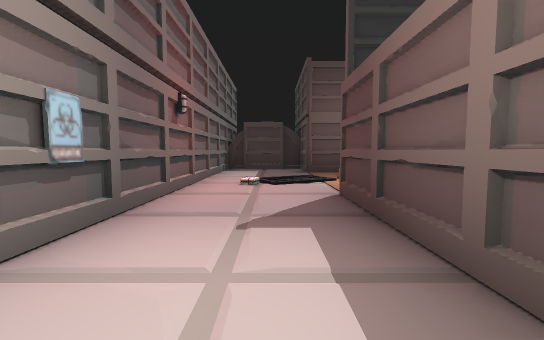
view 1 (above)

19 first-person views from a walk through a 3-D level made in the Unity game engine. The camera is 1.2 m above the floor, tilts 4° down and sees 90° across. Doors are open. The floor is counted in squares, 2 m on a side. Each view is taken from the middle of a square. On the plan, view 1 faces up. The plan holds only what a view shows up to about 9 squares ahead; the rest is blank. The place goes on beyond the plan. The player is left out. Some animated figures are left out.

view 2
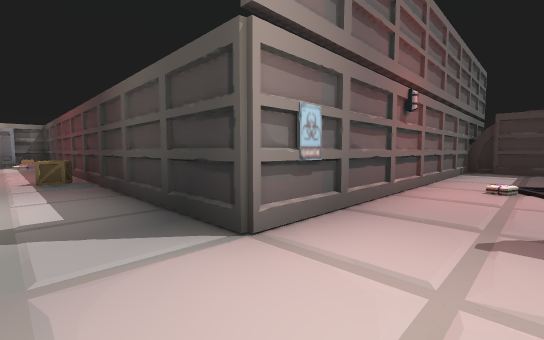

view 3
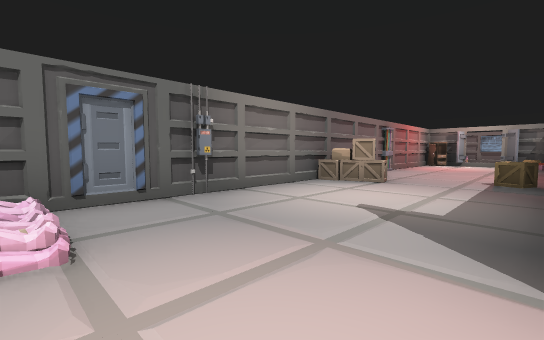

view 4
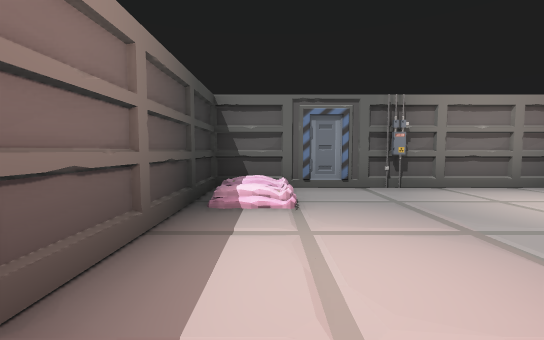

view 5
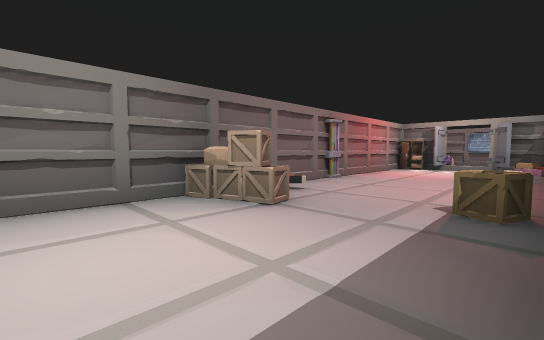

view 6
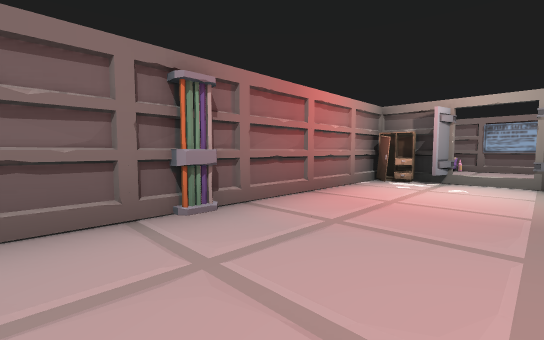

view 7
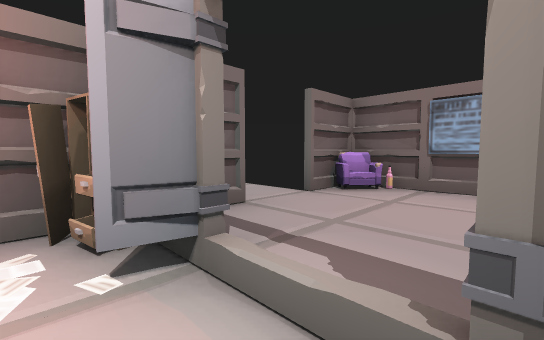

view 8
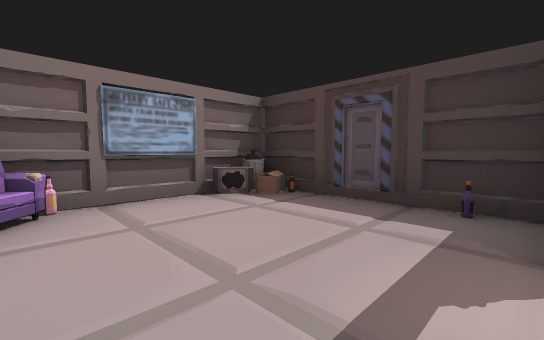

view 9
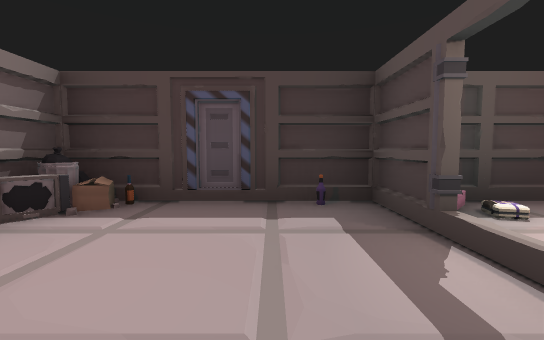

view 10
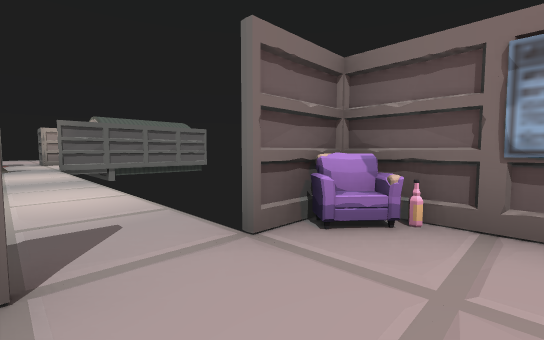

view 11
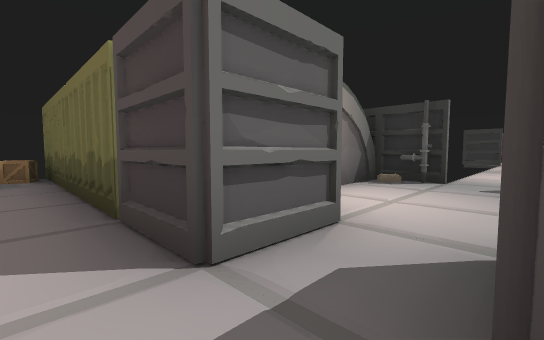

view 12
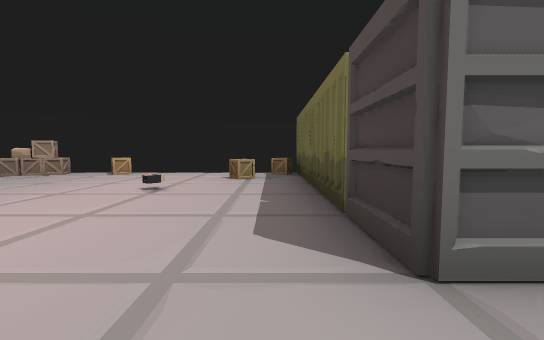

view 13
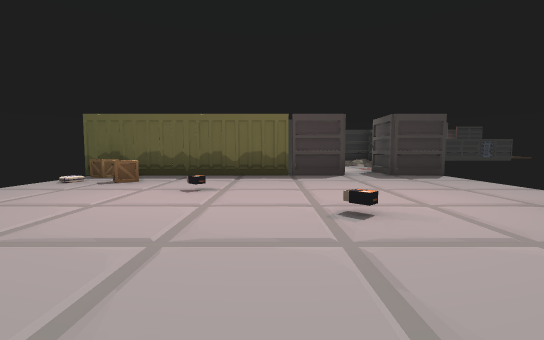

view 14
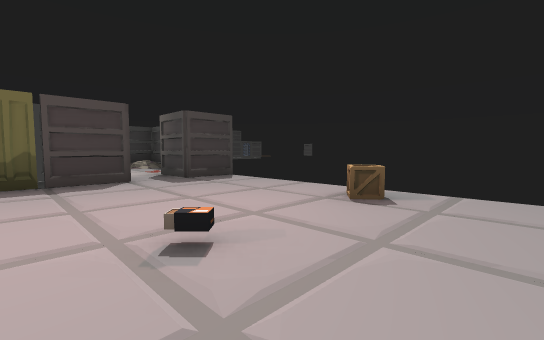

view 15
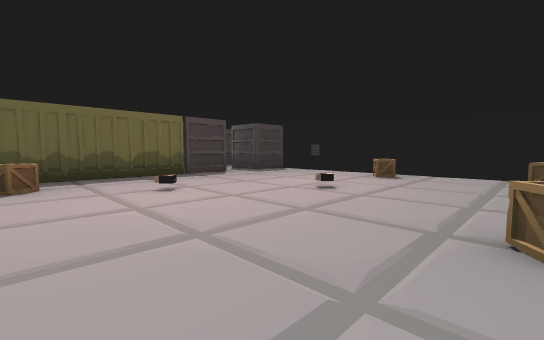

view 16
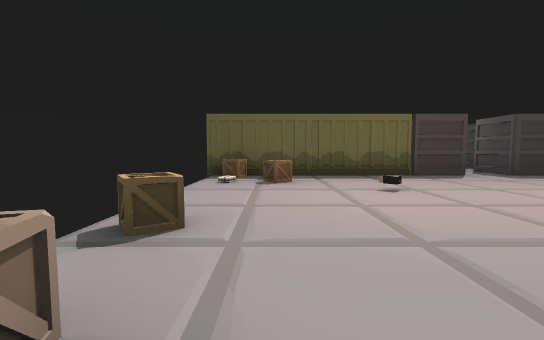

view 17
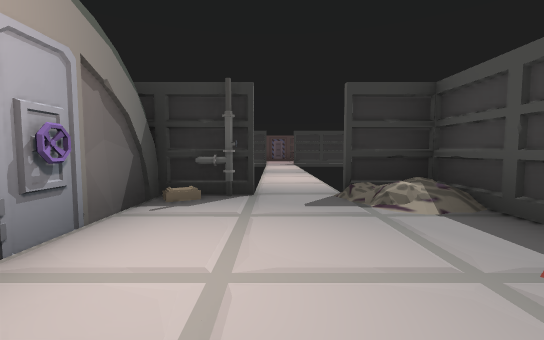

view 18
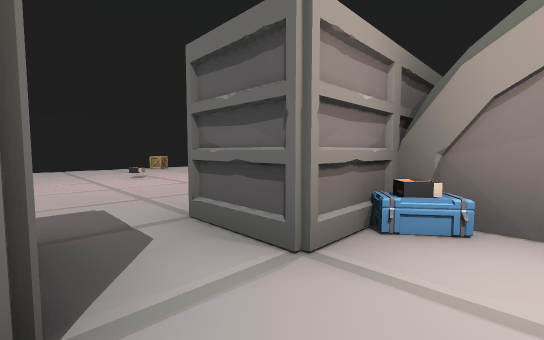

view 19
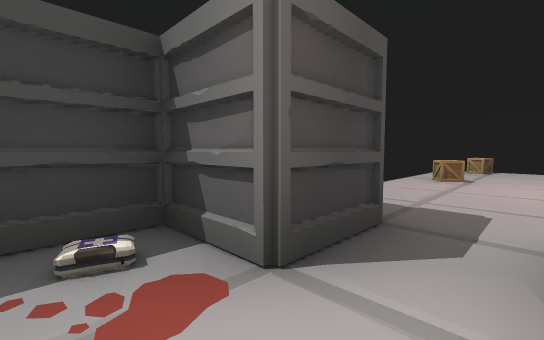

### Floor plan
Points are (right, up) in squares from view 1. A wall is a line through its corners. A room is listed if a view was taken in it or the views show most of it. See-through windows are left out.
Room 1 (views 1, 2, 3, 5)
walls: (-1.5, 1.2) (-6.5, 1.2); (-5.2, -1.1) (-4.7, -2.4); (-5, -1.7) (-4.9, -2.2); (-4.5, -2.5) (1, -2.5) (1, 1.6)
ways out: opening at (0, 1) to room 2; open door at (-1.5, 1) to room 2; opening at (-6, -0.7) to room 3
objects: other object (-6, 1)
Room 2 (view 4)
walls: (2, 7.5) (1, 7.5) (1, 9) (0.4, 9); (1, 1.6) (1, 3.8); (1, 8.8) (-1, 8.8); (-0.9, 9) (-1.5, 9) (-1.5, 1.2)
ways out: opening at (0, 1) to room 1; open door at (-1.5, 1) to room 1; open door at (1, 4); open door at (1, 7)
Room 3 (views 6, 7, 8, 9, 10)
walls: (-12.8, -0.5) (-12.8, 0.5); (-12.3, 0.4) (-12.8, 0); (-12.7, -2.4) (-4.5, -2.5); (-12.7, 0.6) (-12.7, -0.5); (-13.4, 1.2) (-16.6, 1.2) (-16.6, -2.4) (-15.2, -2.4); (-14.1, -2.4) (-13.6, -2.4); (-6.5, 1.2) (-11.9, 1.2); (-5.6, -1.6) (-5.1, -1.3); (-5.2, -1.2) (-4.9, -1.8)
low walls: (-5.5, -1.2) (-5.2, -1.2)
ways out: opening at (-6, -0.7) to room 1; open door at (-14.5, -7) to room 5
objects: other object (-16, -2); other object (-16, -1); other object (-16, 1); other object (-15, 0); other object (-13, 1); other object (-12, -2); other object (-8, -2); other object (-6, -2)
Room 4 (views 11, 12, 13, 14, 15, 16, 17)
walls: (-15.2, -15) (-15.2, -16.2) (-16.5, -16.2); (-20.7, -22.3) (-20.5, -22.7); (-20.7, -22.3) (-20.4, -23.4); (-12.7, -16.3) (-14, -16.3) (-14, -15)
low walls: (-21.1, -22.3) (-20.8, -22.2)
ways out: opening at (-15, -15.5) to room 5; open door at (-18, -21.4)
objects: other object (-21, -21); other object (-21, -17); other object (-21, -16) to (-20, -16); other object (-20, -18); other object (-19, -16) to (-17, -16); other object (-18, -23); other object (-18, -19); other object (-16, -20); other object (-14, -23); other object (-14, -20)
Room 5 (views 18, 19)
walls: (-15.1, -11.3) (-16.4, -11.3) (-16.6, -11.8); (-16.6, -14.5) (-16.3, -15.1); (-14, -15) (-12.8, -14.9) (-12.8, -11.3) (-14, -11.3); (-16.6, -11.3) (-16.6, -15); (-17, -15.1) (-15.2, -15)
low walls: (-16.6, -14.5) (-16.5, -15)
ways out: open door at (-14.5, -7) to room 3; opening at (-15, -15.5) to room 4

Positions as (right, up) in squares from view 1, and headings:
1: (0, 0), facing up
2: (0, 0), facing up-left
3: (0, 1), facing down-left
4: (0, 2), facing down
5: (-3, 1), facing down-left
6: (-7, 0), facing down-left
7: (-12, 0), facing down-left
8: (-13, -2), facing up-left
9: (-14, -2), facing up
10: (-14, -1), facing down-left
11: (-14, -17), facing up-left
12: (-14, -17), facing left
13: (-17, -23), facing up
14: (-17, -22), facing up-right
15: (-20, -23), facing up-right
16: (-20, -23), facing up
17: (-15, -15), facing up
18: (-14, -14), facing down-left
19: (-15, -14), facing down-right
